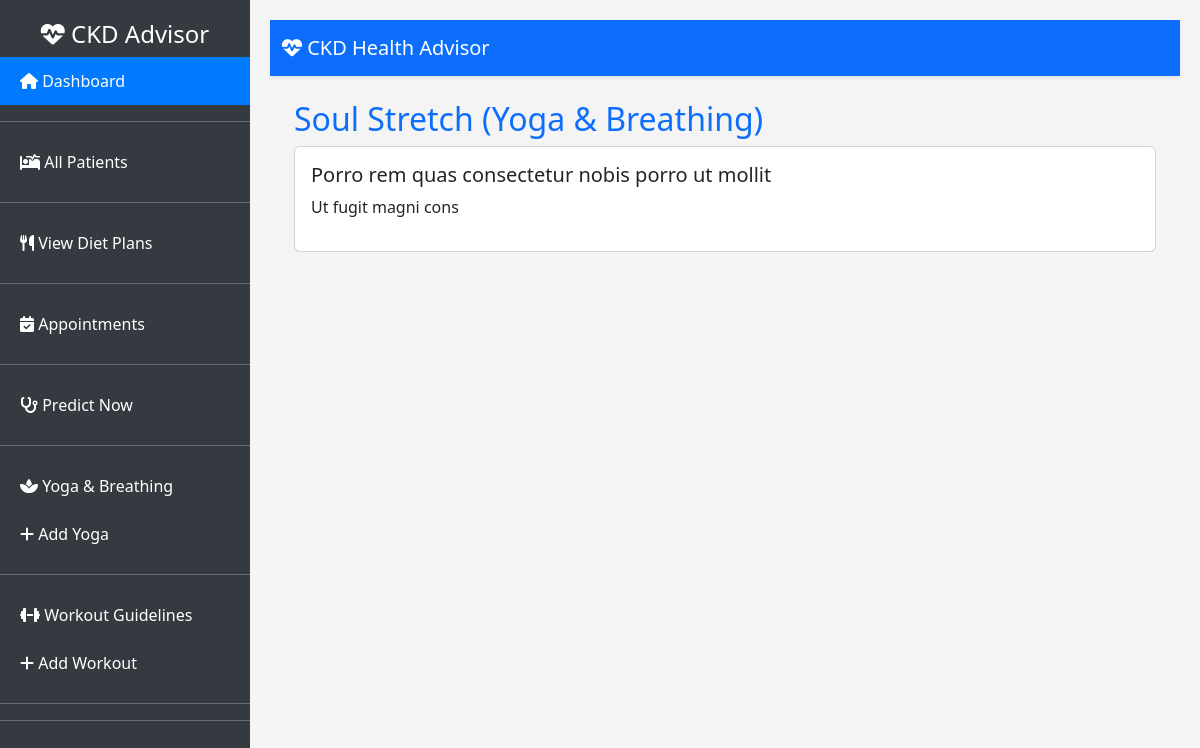
The page /sweat-spot/ on the database as committed earlier.
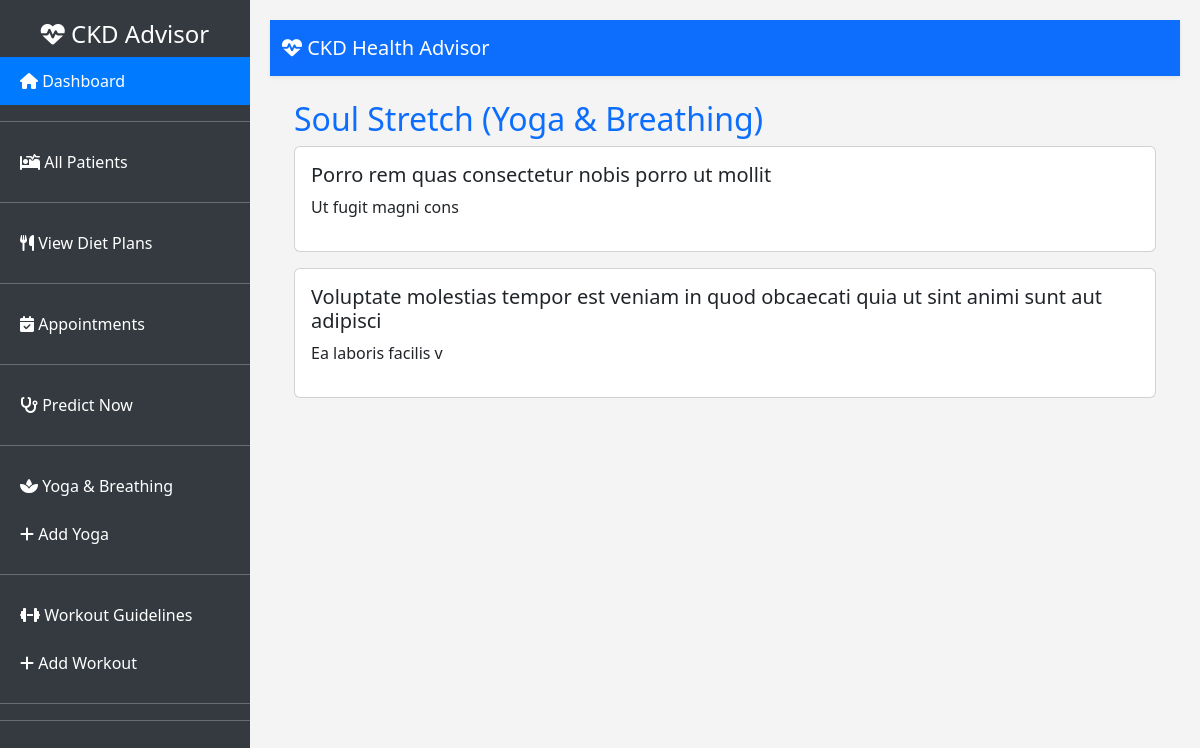
The same page on the database as committed later.
### Accounts/models.py (models this page shows, shortened)
class SweatSpot(models.Model):
    title = models.CharField(max_length=100)
    description = models.TextField()
    image = models.ImageField(upload_to="workout_images/", blank=True, null=True)
    video = models.FileField(upload_to="workout_videos/", blank=True, null=True)

### Accounts/views.py (the view)
# urls.py: path("sweat-spot/", SweatSpotListView.as_view(), name="sweat_spot"),
class SweatSpotListView(ListView):
    model = SweatSpot
    template_name = "calories/sweat_spot.html"
    context_object_name = "workouts"

### templates/calories/sweat_spot.html (shortened to what this page needs)
{% extends "base.html" %}
{% block content %}
<div class="container mt-4">
    <h2 class="text-primary">Soul Stretch (Yoga & Breathing)</h2>
    {% for exercise in workouts %}
    <div class="card mb-3">
        <div class="card-body">
            <h5 class="card-title">{{ exercise.title }}</h5>
            <p>{{ exercise.description }}</p>
        </div>
    </div>
    {% endfor %}
</div>
{% endblock %}

Rows that differ between the two databases and show on the page:
added SweatSpot: title "Voluptate molestias tempor est veniam in quod obcaecati quia ut sint animi sunt aut adipisci", description "Ea laboris facilis v"
